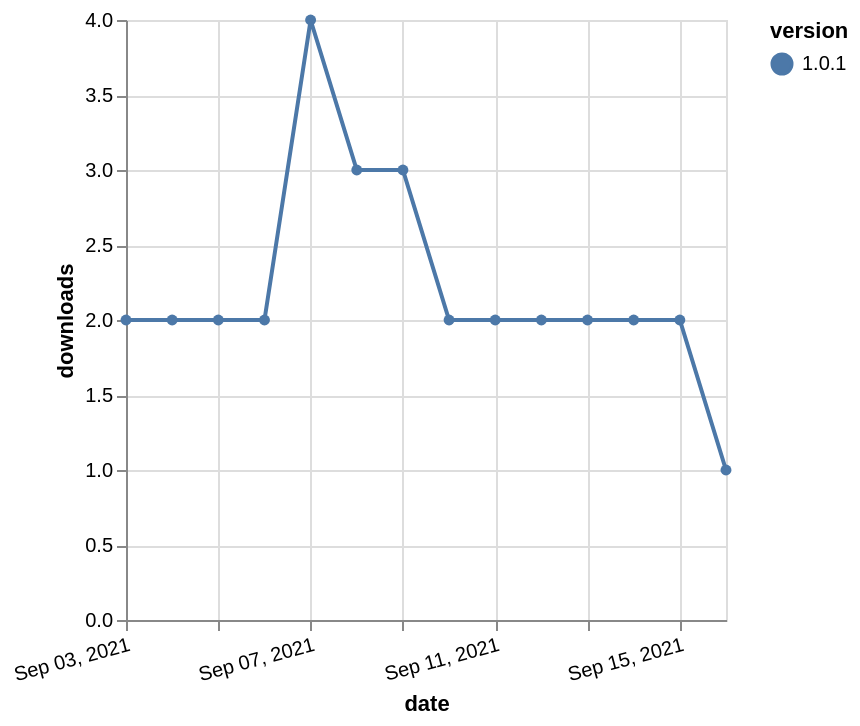

The specification (Vega-Lite) saved for this image:
### Vega-Lite specification from a JSON file in a GitHub repository (floating-point values rounded to 4 significant figures)
{"$schema": "https://vega.github.io/schema/vega-lite/v5.json", "description": "A simple bar chart with embedded data.", "data": {"values": [{"date": "2021-09-03", "total": 2564, "delta": 2, "version": "1.0.1"}, {"date": "2021-09-04", "total": 2566, "delta": 2, "version": "1.0.1"}, {"date": "2021-09-05", "total": 2568, "delta": 2, "version": "1.0.1"}, {"date": "2021-09-06", "total": 2570, "delta": 2, "version": "1.0.1"}, {"date": "2021-09-07", "total": 2574, "delta": 4, "version": "1.0.1"}, {"date": "2021-09-08", "total": 2577, "delta": 3, "version": "1.0.1"}, {"date": "2021-09-09", "total": 2580, "delta": 3, "version": "1.0.1"}, {"date": "2021-09-10", "total": 2582, "delta": 2, "version": "1.0.1"}, {"date": "2021-09-11", "total": 2584, "delta": 2, "version": "1.0.1"}, {"date": "2021-09-12", "total": 2586, "delta": 2, "version": "1.0.1"}, {"date": "2021-09-13", "total": 2588, "delta": 2, "version": "1.0.1"}, {"date": "2021-09-14", "total": 2590, "delta": 2, "version": "1.0.1"}, {"date": "2021-09-15", "total": 2592, "delta": 2, "version": "1.0.1"}, {"date": "2021-09-16", "total": 2593, "delta": 1, "version": "1.0.1"}]}, "width": "container", "mark": {"type": "line", "point": {"filled": true}}, "encoding": {"x": {"field": "date", "type": "temporal", "timeUnit": "yearmonthdate", "title": "date", "axis": {"labelAngle": -15}}, "y": {"field": "delta", "type": "quantitative", "title": "downloads"}, "color": {"field": "version", "type": "nominal"}, "tooltip": {"field": "delta"}}}
